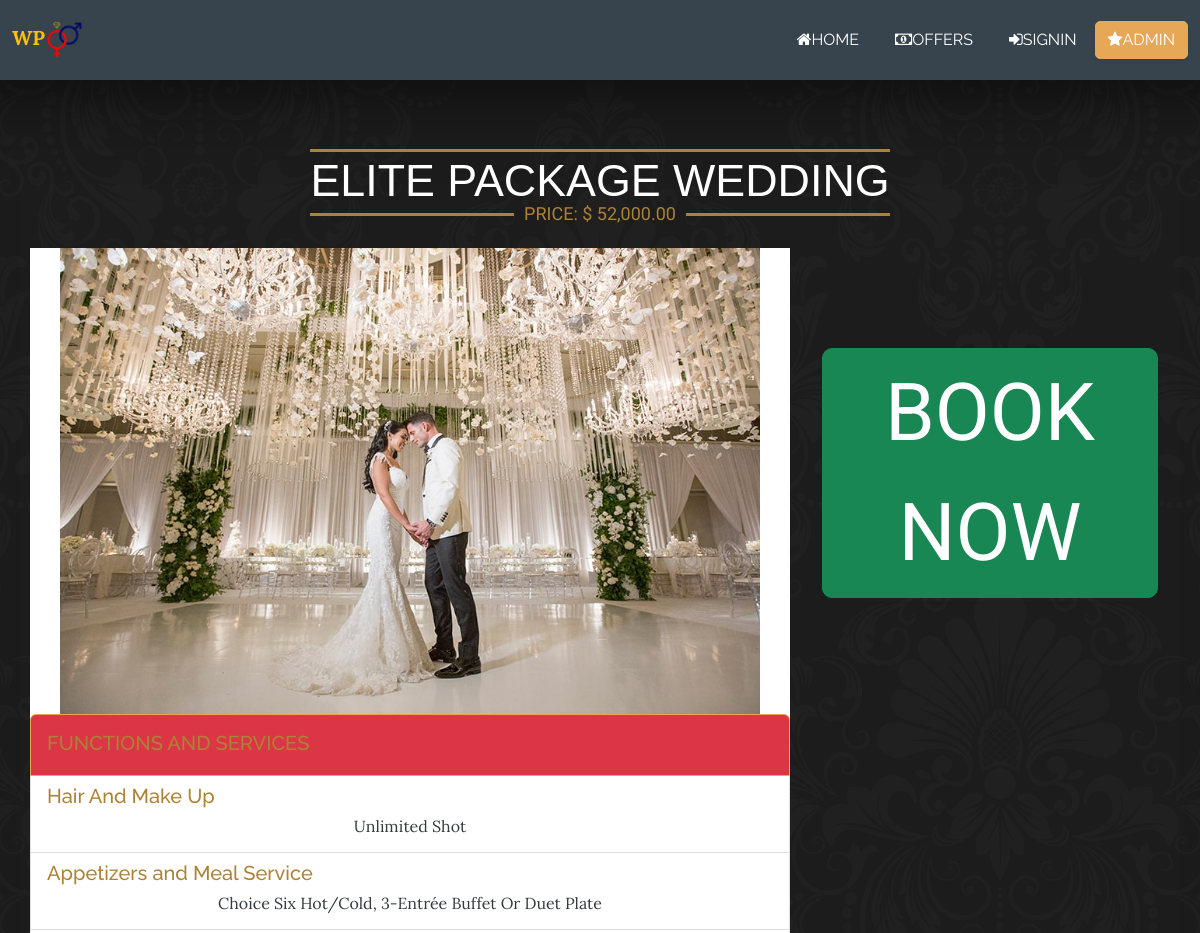
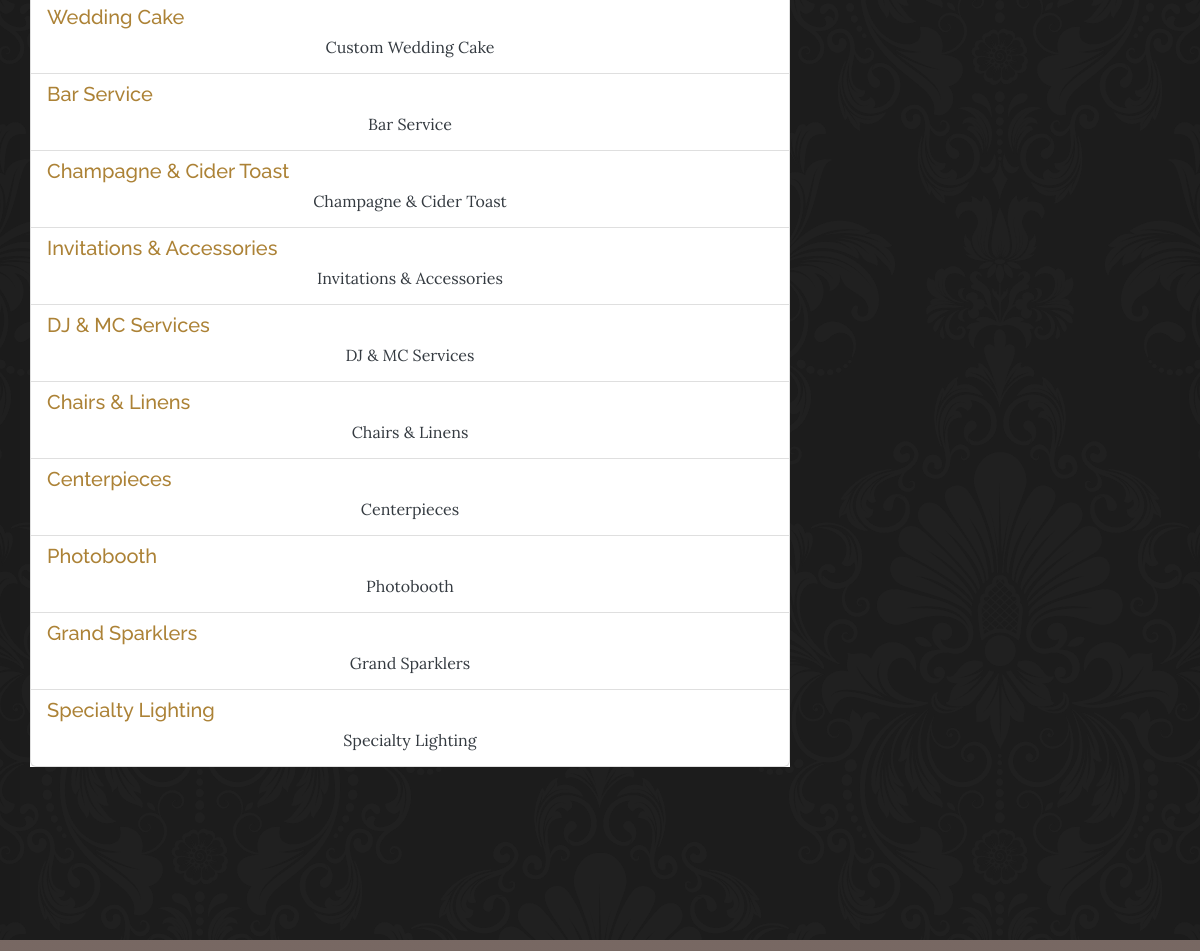
The page /package_detail.php?id=5 on the database its author committed (2 pictures, top to bottom).
### tables this page shows
CREATE TABLE `tblweddingcategories` (
  `id` int(11) NOT NULL,
  `wedding_type` varchar(100) NOT NULL,
  `price` decimal(10,2) NOT NULL,
  `preview_image` text NOT NULL
);

CREATE TABLE `tbl_features` (
  `feature_id` int(11) NOT NULL,
  `category_id` int(11) NOT NULL,
  `title` varchar(100) NOT NULL,
  `description` text NOT NULL
);

### admin/include/database.php (called while the page is built, shortened)
<?php
class Database
{
    public $connection;
    public function open_connection()
    {
        $this->connection = mysqli_connect(DB_HOST, DB_USER, DB_PASS, DB_NAME);
    }
    public function query($sql)
    {
        $result = mysqli_query($this->connection, $sql);
        return $result;
    }
}
$db = new Database();
?>

### admin/include/db_object.php (called while the page is built, shortened)
<?php
class DB_Object
{
    public static function find_by_id($id) {
        $the_result_array = static::find_by_query("SELECT * FROM " . static::$db_table . " WHERE id = $id ORDER BY id DESC  LIMIT 1 ");
        return !empty($the_result_array) ? array_shift($the_result_array) : false;
    }
    public static function find_by_query($sql) {
        global $db;
        $result_set = $db->query($sql);
        $the_object_array = array();
        while($row = mysqli_fetch_array($result_set)) {
            $the_object_array[] = static::instantiation($row);
        }
        return $the_object_array;
    }
    public static function instantiation($the_record){
        $the_object = new $calling_class;
        foreach($the_record as $the_attribute => $value)
        {
            if($the_object->has_the_attribute($the_attribute)) {
                $the_object->$the_attribute = $value;
            }
        }
        return $the_object;
    }
    private function has_the_attribute($the_attribute) {
        $object_properties = get_object_vars($this);
        return array_key_exists($the_attribute, $object_properties);
    }
}
?>

### admin/include/Categories.php (called while the page is built, shortened)
<?php
class Category extends DB_Object
{
    public $preview_image;
    public $upload_directory = "categories";
    public $image_placeholder = "http://placehold.it/300x300&text=images";
    public function preview_image_picture() {
        return empty($this->preview_image) ? $this->image_placeholder : $this->upload_directory. '/' .$this->preview_image;
    }
}
?>

### admin/include/Features.php (called while the page is built, shortened)
<?php
class Features extends DB_Object
{
    public static function find_by_feature_all($id){
        global $db;
        $sql = "SELECT * FROM tbl_features where category_id = $id";
        $result_set = $db->query($sql);
        $the_object_array = array();
        while($row = mysqli_fetch_array($result_set)) {
            $the_object_array[] = static::instantiation($row);
        }
        return $the_object_array;
    }
}
?>

### package_detail.php (the view, shortened to what this page needs)
<?php
    $id = $_GET['id'];
    $category = Category::find_by_id($id);
?>
<!DOCTYPE html>
<html lang="en" style="padding-top: 0px;">
<head>
    <link rel="stylesheet" href="assets/bootstrap/css/bootstrap.min.css">
    <link rel="stylesheet" href="assets/fonts/font-awesome.min.css">
    <link rel="stylesheet" href="assets/css/animate.min.css">
    <link rel="stylesheet" href="assets/css/Advanced-Pricing-Cards.css">
    <link rel="stylesheet" href="assets/css/Black-Navbar.css">
    <link rel="stylesheet" href="assets/css/cards-0.css">
    <link rel="stylesheet" href="assets/css/Dark-NavBar-Navigation-with-Button.css">
    <link rel="stylesheet" href="assets/css/Dark-NavBar-Navigation-with-Search.css">
    <link rel="stylesheet" href="assets/css/Dark-NavBar.css">
    <link rel="stylesheet" href="assets/css/bootstrap-datepicker.css">
</head>
<body>
<nav class="navbar navbar-light navbar-expand-md sticky-top navigation-clean-button" style="height: 80px;background-color: #37434d;color: #ffffff;margin-top: -11px;margin-bottom: -13px;">
            <div class="container-fluid"><a class="navbar-brand" href="#" style="color: var(--bs-warning);margin-top: -6px;padding-bottom: 0px;">WP<img src="assets/img/iconArtboard%201.png" width="37" height="37"></a>
                <div class="collapse navbar-collapse" id="navcol-1">
                    <ul class="navbar-nav ms-auto">
                        <li class="nav-item"><a class="nav-link" style="color: #ffffff;font-family: Raleway, sans-serif;" href="menu.html"><i class="fa fa-home"></i>HOME</a></li>
                        <li class="nav-item"><a class="nav-link" style="color: #ffffff;font-family: Raleway, sans-serif;" href="products.php"><i class="fa fa-money"></i>OFFERS</a></li>
                        <li class="nav-item"><a class="nav-link" data-bss-hover-animate="bounce" style="color: #ffffff;font-family: Raleway, sans-serif;" href="sign_up.php"><i class="fa fa-sign-in"></i>SIGNIN</a></li>
                    </ul>
                </div><a href="admin/login.php"><button class="btn btn-primary" type="button" style="font-family: Raleway, sans-serif;border-radius: 5px;"><i class="fa fa-star"></i>ADMIN</button></a>
            </div>
        </nav>
    <section id="featured-models" style="margin-bottom: -154px;padding-bottom: 153px;">
        <div class="text-center">
            <div class="bordered-headline">
                <h1><?= $category->wedding_type; ?> Package Wedding</h1>
                <h5>Price: $ <?= number_format($category->price,2); ?></h5>
            </div>
        </div>
    <div class="container">
    <div class="row">
       <div class="col-md-8 p-0" style="margin-bottom: 20px;">
           <div class="float-left bg-white">
               <img src="DATA BASE/<?= $category->preview_image_picture(); ?>" style="width: 700px;" alt="">
               <ul class="list-group">
                       <li class="list-group-item list-group-item-action bg-danger flex-column align-items-start active">
                           <div class="d-flex w-100 justify-content-between">
                               <h5 class="mb-1 pt-2 pb-2">FUNCTIONS AND SERVICES</h5>
                           </div>
                       </li>
                   <?php $feature = Features::find_by_feature_all($category->id); ?>
                       <?php foreach ($feature as $feature_item) : ?>
                           <li class="list-group-item list-group-item-action flex-column align-items-start">
                               <div class="d-flex w-100 justify-content-between">
                                   <h5 class="mb-1"><i class="mdi mdi-check mr-3"></i><?= $feature_item->title; ?></h5>
                               </div>
                               <p class="mb-1 ml-3 text-capitalize"><?= $feature_item->description; ?></p>
                           </li>
                       <?php endforeach; ?>
                   </ul>
               </div>
           </div>
           <div class="col-md-4" style="margin-bottom: 20px;">
           <a href="sign_up.php">
                            <button class="btn btn-success btn-sm text-uppercase font-weight-bold" style="margin-top: 100px;margin-left : 20px ; font-size : 80px; border-radius : 10px">
                            Book Now
                           </button>
            </a>
           </div>
       </div>
</div>
</section>
</body>
</html>

### assets/css/Black-Navbar.css (style rules this page uses)
.navigation-clean-button { background: #222222; padding-top: 10px; padding-bottom: 10px; color: #f2f5f8; border-radius: 0; box-shadow: none; border: none; margin-bottom: 0; }
.navigation-clean-button .navbar-brand { font-weight: bold; color: inherit; }
.navigation-clean-button .navbar-collapse, .navigation-clean-button .navbar-form { border-top-color: #ddd; }
.navigation-clean-button.navbar .navbar-nav > li > a { padding-left: 18px; padding-right: 18px; }
.navbar { margin-bottom: 0; }
.btn { border-radius: 0; }
.btn { font-family: 'Roboto'; font-weight: 400; }

### assets/css/cards-0.css (style rules this page uses)
.bordered-headline { font-family: 'Raleway', Arial, sans-serif; position: relative; display: inline-block; color: #bdbdbd; overflow: hidden; margin: 35px 25px; text-align: center; font-size: 16px; margin-bottom: 15px; border-top: 3px solid #ac8236; padding-top: 6px; }
.bordered-headline * { -webkit-box-sizing: padding-box; box-sizing: padding-box; }
.bordered-headline h1, .bordered-headline h5 { margin: 0; line-height: 1em; }
.bordered-headline h1 { font-family: 'Playfair Display', Arial, sans-serif; font-size: 2.8em; text-transform: uppercase; }
.bordered-headline h5 { line-height: 0.5em; font-weight: 400; display: table; position: relative; display: inline-block; width: auto; padding: 0 10px; font-family: Oranienbaum, serif; font-size: 18px; text-transform: uppercase; }
.bordered-headline h5:before, .bordered-headline h5:after { position: absolute; height: 3px; content: ''; background: #ac8236; width: 1000%; top: 50%; }
.bordered-headline h5:before { left: -1000%; }
.bordered-headline h5:after { right: -1000%; }
#featured-models { padding: 50px 0px; background-image: url("../../assets/img/bg-damask-gold.png"); background-color: #1c1c1c; background-position: top center; color: #999999; background-attachment: fixed; text-align: center; box-shadow: 0 100px 100px -100px #000 inset; border-top: 8px solid #333; }
#featured-models h1 { color: #ffffff; }
#featured-models h5 { color: #ac8236; }
#featured-models p { margin-bottom: 30px; }
h1, h2, h3 { font-family: 'Playfair Display', serif; color: #000000; }

### assets/css/Dark-NavBar-Navigation-with-Button.css (style rules this page uses)
.navigation-clean-button { background: #fff; padding-top: .75rem; padding-bottom: .75rem; color: #333; border-radius: 0; box-shadow: none; border: none; margin-bottom: 0; }
@media (min-width:768px) { .navigation-clean-button { padding-top: 1rem; padding-bottom: 1rem; } }
.navigation-clean-button .navbar-brand { font-weight: bold; color: inherit; }
.navigation-clean-button .navbar-collapse, .navigation-clean-button .form-inline { border-top-color: #ddd; }
.navigation-clean-button.navbar .navbar-nav .nav-link { padding-left: 18px; padding-right: 18px; }
.navigation-clean-button.navbar-light .navbar-nav .nav-link { color: #465765; }

### assets/css/Dark-NavBar.css (style rules this page uses)
.navigation-clean-button { background: #fff; padding-top: .75rem; padding-bottom: .75rem; color: #333; border-radius: 0; box-shadow: none; border: none; margin-bottom: 0; }
@media (min-width:768px) { .navigation-clean-button { padding-top: 1rem; padding-bottom: 1rem; } }
.navigation-clean-button .navbar-brand { font-weight: bold; color: inherit; }
.navigation-clean-button .navbar-collapse, .navigation-clean-button .form-inline { border-top-color: #ddd; }
.navigation-clean-button.navbar .navbar-nav .nav-link { padding-left: 18px; padding-right: 18px; }
.navigation-clean-button.navbar-light .navbar-nav .nav-link { color: #465765; }

### rows shown on the page
tblweddingcategories: wedding_type "ELITE", price "52,000.00", preview_image (picture)
tbl_features: title "Hair And Make Up", description "Unlimited Shot"
tbl_features: title "Appetizers and Meal Service", description "Choice Six Hot/Cold, 3-Entrée Buffet Or Duet Plate"
tbl_features: title "Wedding Cake", description "Custom Wedding Cake"
tbl_features: title "Bar Service", description "Bar Service"
tbl_features: title "Champagne & Cider Toast", description "Champagne & Cider Toast"
tbl_features: title "Invitations & Accessories", description "Invitations & Accessories"
tbl_features: title "DJ & MC Services", description "DJ & MC Services"
tbl_features: title "Chairs & Linens", description "Chairs & Linens"
tbl_features: title "Centerpieces", description "Centerpieces"
tbl_features: title "Photobooth", description "Photobooth"
tbl_features: title "Grand Sparklers", description "Grand Sparklers"
tbl_features: title "Specialty Lighting", description "Specialty Lighting"
